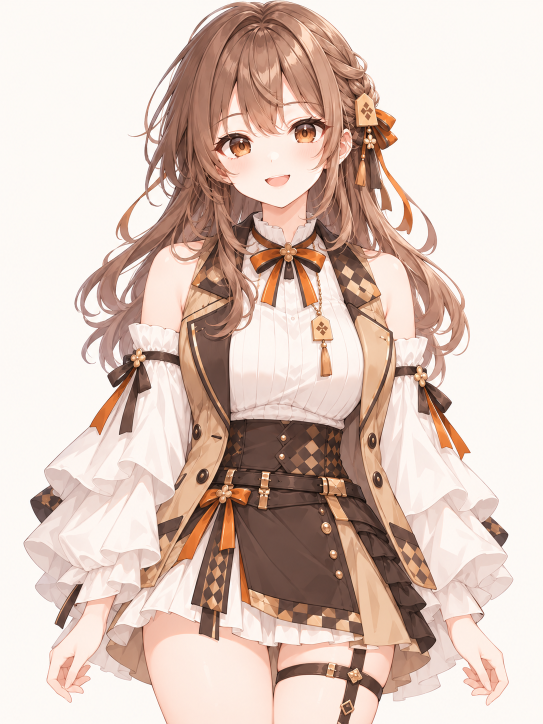
#> input picture assets/original/koma_confirmed.png, 1086 x 1448 px (shown at 1/2 size)
$ python build_expression_v2.py
#> lines starting #> are read from the running program, lines starting #| are printed output that depends on the picture; after the words box and inside, x2 and y2 are one past the last pixel; in counts of white or black regions, pixels touching at a corner belong together
### scripts/build_psd.py
#!/usr/bin/env python3
"""AI-assisted first-pass part separation for the approved VTuber illustration.

Produces 26 named, editable PSD layers. Regions are approximate polygons and
are NOT yet ready to deform in Live2D Cubism. Concealed art is not reconstructed.
"""
import argparse
import csv
import json
from pathlib import Path
import cv2
import numpy as np
from PIL import Image
from psd_writer import write_psd

ROOT = Path(__file__).resolve().parents[1]

def extract_foreground(rgb):
    """Find connected paper-colored background pixels from image borders."""
    h, w = rgb.shape[:2]
    edge = np.concatenate((rgb[:30].reshape(-1,3),rgb[:,:30].reshape(-1,3),rgb[:,-30:,:].reshape(-1,3)))
    sample = np.median(edge,axis=0).astype(np.uint8)
    lab = cv2.cvtColor(rgb, cv2.COLOR_RGB2LAB)
    bg = cv2.cvtColor(sample.reshape(1,1,3),cv2.COLOR_RGB2LAB)[0,0]
    candidate = (np.linalg.norm(lab.astype(np.float32)-bg.astype(np.float32),axis=2)<20).astype(np.uint8)
    _, labels = cv2.connectedComponents(candidate, connectivity=8)
    ids = np.unique(np.r_[labels[0],labels[-1],labels[:,0],labels[:,-1]])
    return np.where((candidate>0)&np.isin(labels,ids),0,255).astype(np.uint8)

# [44 lines left out: functions load_labels, build, not called in this run]

# [7 lines that do not run on import are left out]

### scripts/build_expression_v2.py
#!/usr/bin/env python3
"""Refine only the closed-eye/closed-mouth PSD layers of the confirmed VTuber art.

Open states preserve the original illustration. The closed expressions use
hand-controlled SVG curves plus local skin reconstruction, not new AI renders.
This is expression artwork, not an exported Live2D Cubism rig.
"""
import argparse
import json
from io import BytesIO
from pathlib import Path
import cv2
import cairosvg
import numpy as np
from PIL import Image
from scipy.ndimage import gaussian_filter
from build_psd import extract_foreground, load_labels
from psd_writer import write_psd

ROOT = Path(__file__).resolve().parents[1]
SIZE = (1086, 1448)
FEATURES = {
 "eye_screen_left": [(372,287),(379,268),(406,248),(438,244),(473,247),(503,257),(518,279),(519,301),(500,325),(464,338),(422,338),(385,320),(371,305)],
 "eye_screen_right": [(553,263),(563,240),(582,224),(605,219),(630,222),(656,238),(668,260),(664,281),(650,298),(606,304),(574,290)],
 "mouth": [(482,354),(498,339),(533,334),(562,332),(586,339),(598,350),(595,373),(576,391),(543,396),(509,392),(487,379)]
}
ART = {
"eye_screen_left": '''<path d="M403 311 C426 305 468 304 490 312" fill="none" stroke="#bd7f77" stroke-width="1.2" opacity=".34"/>
<path d="M403 307 C425 302 465 303 486 309" fill="none" stroke="#ffe9dd" stroke-width="1.15" opacity=".68"/>
<path d="M387 302 C407 292 434 285 458 284 C480 284 494 292 503 298" fill="none" stroke="#593937" stroke-width="3.4" stroke-linecap="round" opacity=".95"/>
<path d="M389 300 Q382 300 377 293 Q386 295 397 296 Z" fill="#69413b" opacity=".96"/>
<path d="M398 296 Q391 292 389 285 Q397 291 405 293 Z" fill="#634039" opacity=".87"/>
<path d="M412 290 Q407 287 406 283 Q414 288 419 289 Z" fill="#78504a" opacity=".82"/>''',
"eye_screen_right": '''<path d="M571 291 C595 284 620 286 639 294" fill="none" stroke="#bd8077" stroke-width="1.2" opacity=".35"/>
<path d="M575 289 C594 286 619 289 636 294" fill="none" stroke="#ffeadc" stroke-width="1.1" opacity=".66"/>
<path d="M564 278 C580 265 598 258 617 259 C630 260 642 267 654 275" fill="none" stroke="#573735" stroke-width="3.4" stroke-linecap="round" opacity=".96"/>
<path d="M643 268 Q652 267 657 260 Q656 269 651 273 Z" fill="#573733" opacity=".9"/>
<path d="M632 262 Q640 260 643 255 Q644 262 639 267 Z" fill="#66413a" opacity=".85"/>
<path d="M621 258 Q626 255 630 249 Q631 257 628 262 Z" fill="#80554a" opacity=".82"/>''',
"mouth": '''<path d="M498 359 C506 367 522 373 542 369 C554 367 562 360 571 354 C568 360 557 368 543 372 C524 376 505 369 498 359 Z" fill="#a75e5b" opacity=".86"/>
<path d="M503 362 C523 373 548 371 567 356" fill="none" stroke="#98514f" stroke-width="1.35" opacity=".92"/>
<path d="M506 363 C523 371 545 370 561 361" fill="none" stroke="#d78e87" stroke-width="1.5" opacity=".45"/>
<path d="M516 381 Q535 386 549 379" fill="none" stroke="#f6c6ba" stroke-width="2.1" opacity=".58"/>
<path d="M520 384 Q534 388 545 383" fill="none" stroke="#fff2e9" stroke-width="1" opacity=".66"/>'''
}

def masks_of(w,h):
    out={}
    for name,polygon in FEATURES.items():
        arr=np.asarray(polygon,dtype=np.float32)*[w/SIZE[0],h/SIZE[1]]
        mask=np.zeros((h,w),dtype=np.uint8)
        cv2.fillPoly(mask,[np.rint(arr).astype(np.int32)],255)
        out[name]=mask
    return out

def repaired_skin(rgb,masks):
    h,w=rgb.shape[:2]
    yy,xx=np.ogrid[:h,:w]
    occupied=np.maximum.reduce(list(masks.values()))
    excl=cv2.dilate(occupied,cv2.getStructuringElement(cv2.MORPH_ELLIPSE,(19,19)))
    r,g,b=[rgb[:,:,i].astype(np.float32) for i in range(3)]
    skin=(r>198)&(g>152)&(b>135)&(r-g>6)&(g-b>3)&(r-b>21)
    face=(xx>350*w/SIZE[0])&(xx<689*w/SIZE[0])&(yy>218*h/SIZE[1])&(yy<420*h/SIZE[1])
    valid=(skin&face&(excl==0)).astype(np.float32)
    sigma=24*w/SIZE[0]
    d=gaussian_filter(valid,sigma)+1e-6
    field=np.stack([gaussian_filter(rgb[:,:,i].astype(np.float32)*valid,sigma)/d for i in range(3)],axis=-1)
    field[:,:,1]=np.clip(field[:,:,1]+5,0,255)
    field[:,:,2]=np.clip(field[:,:,2]+7,0,255)
    canvas=rgb.astype(np.float32).copy()
    for mask in masks.values():
        distance=cv2.distanceTransform(mask,cv2.DIST_L2,5)
        t=np.clip(distance/(12*w/SIZE[0]),0,1)
        t=t*t*(3-2*t)
        canvas=canvas*(1-t[:,:,None])+field*t[:,:,None]
    return np.rint(np.clip(canvas,0,255)).astype(np.uint8)

def artwork(w,h):
    result={}
    for name,parts in ART.items():
        svg='<svg xmlns="http://www.w3.org/2000/svg" viewBox="0 0 1086 1448">'+parts+'</svg>'
        png=cairosvg.svg2png(bytestring=svg.encode(),output_width=w,output_height=h)
        result[name]=np.asarray(Image.open(BytesIO(png)).convert("RGBA"),dtype=np.uint8)
    return result

def over(canvas,layer):
    output=canvas.copy()
    a=layer[:,:,3:4].astype(np.float32)/255
    output[:,:,:3]=np.rint(canvas[:,:,:3].astype(np.float32)*(1-a)+layer[:,:,:3].astype(np.float32)*a).astype(np.uint8)
    output[:,:,3]=np.rint(canvas[:,:,3].astype(np.float32)+layer[:,:,3].astype(np.float32)*(1-canvas[:,:,3].astype(np.float32)/255)).astype(np.uint8)
    return output

def generate(source,output):
    rgb=np.asarray(Image.open(source).convert("RGB"),dtype=np.uint8)
#> rgb is the input picture: shape (1448, 1086, 3); mean R, G, B 219.4, 198.2, 187.7
    h,w=rgb.shape[:2];output.mkdir(parents=True,exist_ok=True)
#> after `h, w = rgb.shape[:2]`: h = 1448; w = 1086
    alpha=extract_foreground(rgb)
#> in extract_foreground, `sample = np.median(edge,axis=0).astype(np.uint8)`: sample = [253, 249, 246]
#> in extract_foreground, `lab = cv2.cvtColor(rgb, cv2.COLOR_RGB2LAB)`: lab: shape (1448, 1086, 3); mean of channels 0, 1, 2 206.1, 134.6, 136.6
#> in extract_foreground, `bg = cv2.cvtColor(sample.reshape(1,1,3),cv2.COLOR_RGB2LAB)[0,0]`: bg = [250, 129, 130]
#> in extract_foreground, `candidate = (np.linalg.norm(lab.astype(np.float32)-bg.astype(np.float3..`:
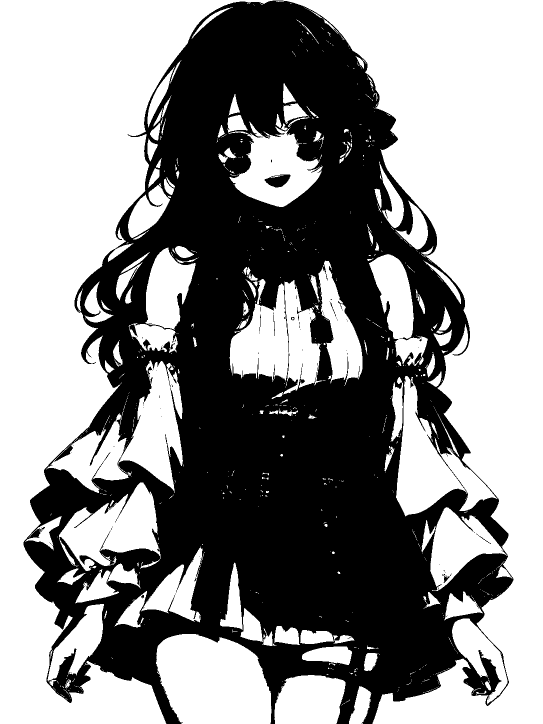
#> candidate: shape (1448, 1086) (shown at 1/2 size); values 0 (black) and 1 (white), 56.3% white; 117 black regions (106 under 20 px), largest, box (x1, y1, x2, y2) and area: (47, 1, 1027, 1448) 684927, (529, 349, 581, 375) 867, (887, 1147, 904, 1166) 86
#> in extract_foreground, `_, labels = cv2.connectedComponents(candidate, connectivity=8)`:
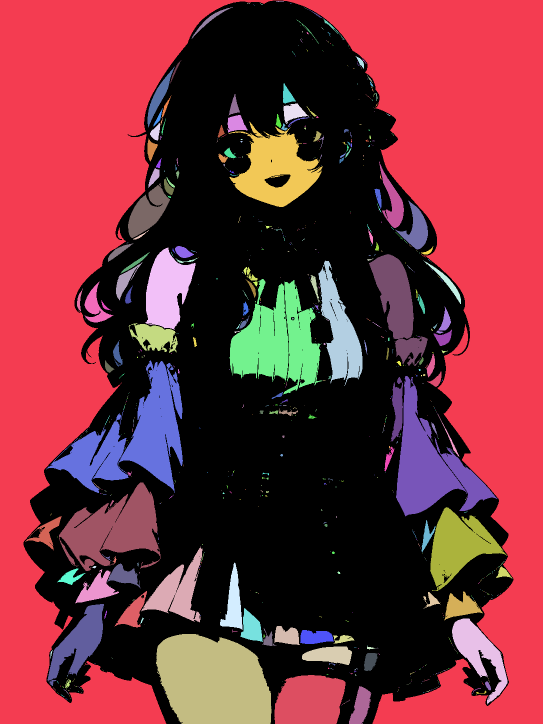
#> labels: shape (1448, 1086) int32 (shown at 1/2 size); 798 distinct labels, from 0 to 797; one colour per label, 0 black
#> in extract_foreground, `ids = np.unique(np.r_[labels[0],labels[-1],labels[:,0],labels[:,-1]])`: ids = [0, 1, 663, 722, 754]
#> in extract_foreground, `return np.where((candidate>0)&np.isin(labels,ids),0,255).astype(np.uin..`:
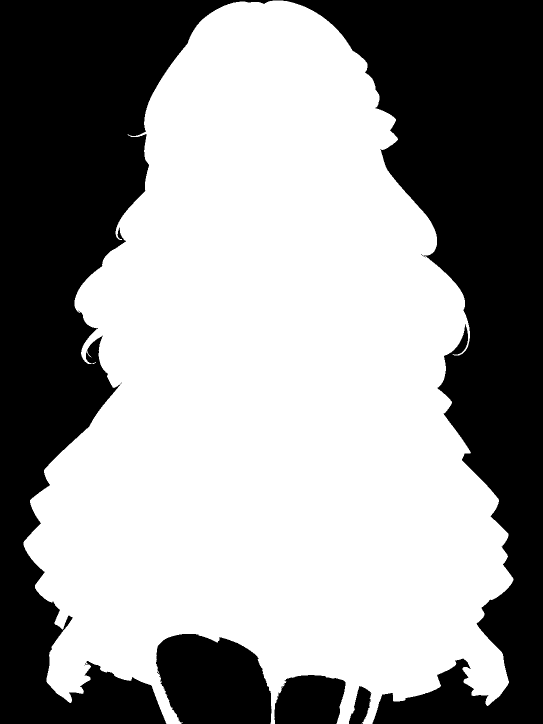
#> returned value: shape (1448, 1086) (shown at 1/2 size); 58.8% white; 4 black regions, box (x1, y1, x2, y2) and area: (0, 0, 1086, 1448) 599781, (312, 1268, 543, 1448) 33908, (549, 1350, 691, 1448) 11921, (698, 1372, 743, 1448) 2015
    original=np.dstack((rgb,alpha))
    masks=masks_of(w,h)
#> after the loop in masks_of, `for name,polygon in FEATURES.items():`:
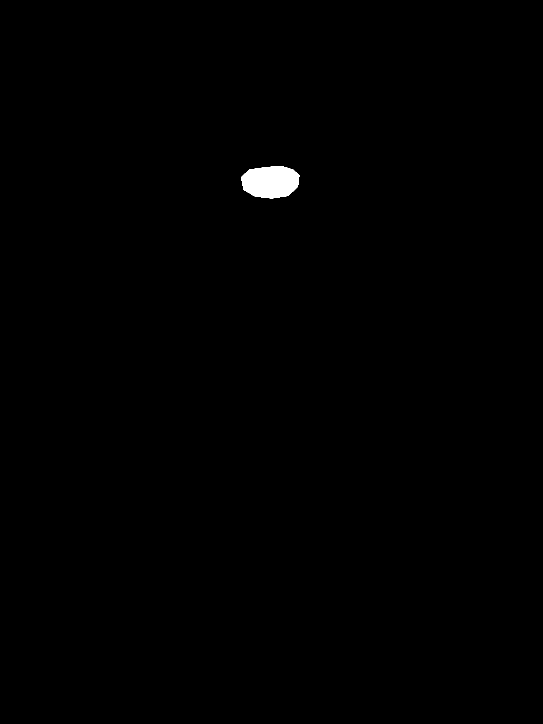
#> mask: shape (1448, 1086) (shown at 1/2 size); 0.38% white; 1 white region, box (x1, y1, x2, y2) and area: (482, 332, 599, 397) 6010
    base_rgb=repaired_skin(rgb,masks)
#> in repaired_skin, `excl=cv2.dilate(occupied,cv2.getStructuringElement(cv2.MORPH_ELLIPSE,(..`: occupied: shape (1448, 1086); 1.6% white; 3 white regions, box (x1, y1, x2, y2) and area: (371, 244, 520, 339) 11264, (553, 219, 669, 305) 7332, (482, 332, 599, 397) 6010
#> in repaired_skin, `r,g,b=[rgb[:,:,i].astype(np.float32) for i in range(3)]`:
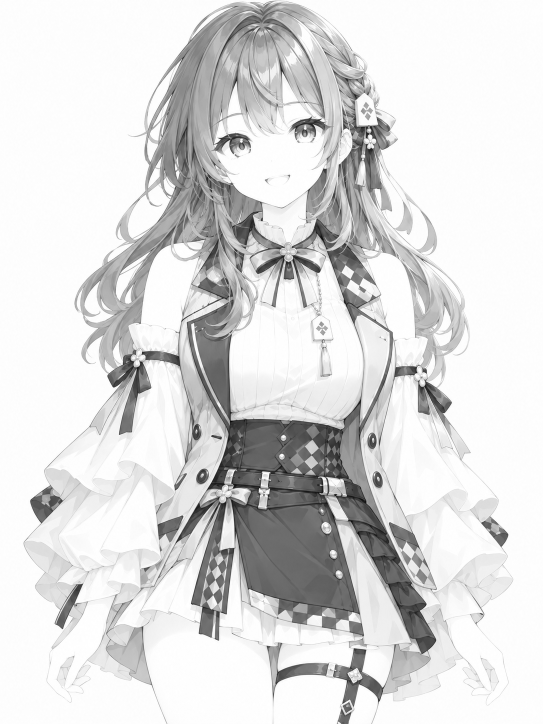
#> r: shape (1448, 1086) float32 (shown at 1/2 size); min 0, max 255, mean 219.4
#> in repaired_skin, `r,g,b=[rgb[:,:,i].astype(np.float32) for i in range(3)]`:
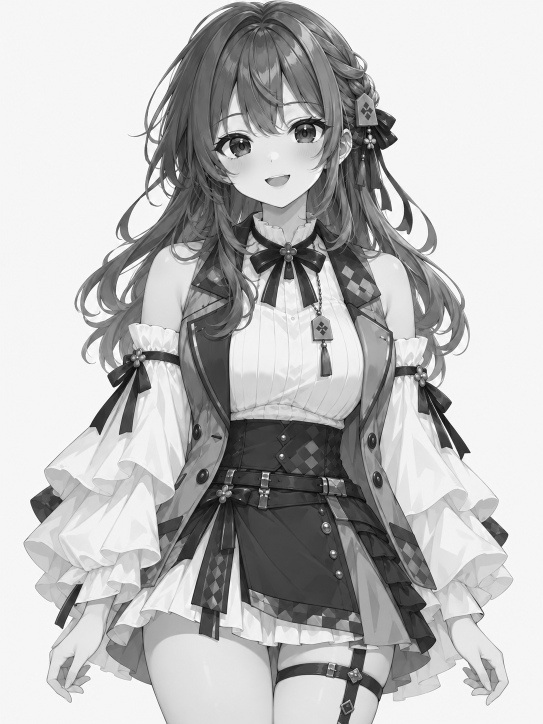
#> b: shape (1448, 1086) float32 (shown at 1/2 size); min 0, max 255, mean 187.7
#> in repaired_skin, `skin=(r>198)&(g>152)&(b>135)&(r-g>6)&(g-b>3)&(r-b>21)`: skin: shape (1448, 1086) bool; 24.1% white; 2088 white regions (1835 under 20 px), largest, box (x1, y1, x2, y2) and area: (48, 740, 822, 1448) 157914, (760, 750, 1027, 1412) 54087, (459, 476, 727, 857) 31602
#> in repaired_skin, `valid=(skin&face&(excl==0)).astype(np.float32)`: valid: shape (1448, 1086) float32; values 0 (black) and 1 (white), 0.62% white; 79 white regions (55 under 20 px), largest, box (x1, y1, x2, y2) and area: (495, 226, 653, 415) 5008, (525, 387, 614, 420) 1142, (652, 285, 689, 394) 1019
#> in repaired_skin, `field=np.stack([gaussian_filter(rgb[:,:,i].astype(np.float32)*valid,si..`:
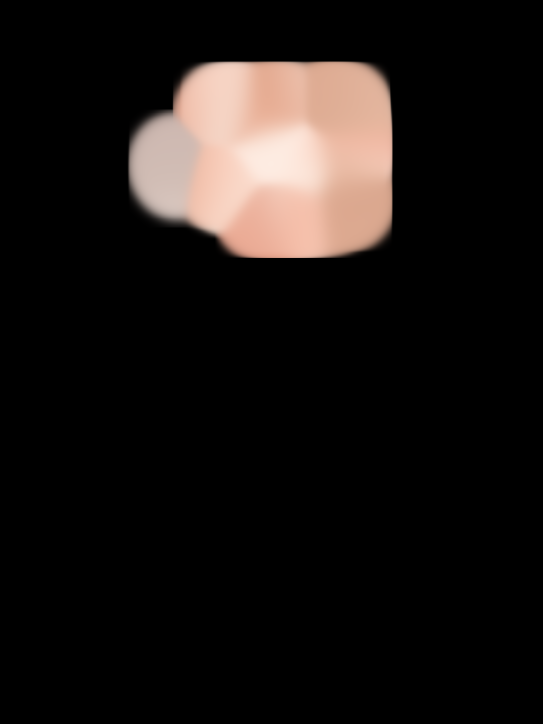
#> field: shape (1448, 1086, 3) float32 (shown at 1/2 size); mean R, G, B 25.6, 21, 19
    base=np.dstack((base_rgb,alpha))
    drawings=artwork(w,h)
    opens={name:np.dstack((rgb,np.minimum(mask,alpha))) for name,mask in masks.items()}
    cfg=json.loads((ROOT/"config/koma_regions.json").read_text(encoding="utf-8"))
    labels,names=load_labels(w,h,cfg)
    body=[]
    for index,name in enumerate(names):
        a=np.where(labels==index,alpha,0).astype(np.uint8)
        if np.any(a): body.append((name,np.dstack((rgb,a))))
    layers=[]
    for name in FEATURES:
        layers.extend([(name+".open",opens[name]),(name+".closed",drawings[name])])
    occupied=np.maximum.reduce(list(masks.values()))
    layers.append(("facial_skin_reconstruction",np.dstack((base_rgb,np.minimum(occupied,alpha)))))
    layers+=list(reversed(body))
    psd=output/"koma_expression_refined.psd"
    write_psd(psd,original,layers,hidden_names=[name for name,_ in layers if name.endswith(".closed")])
    def expression(selected):
        image=base.copy()
        for name in FEATURES:
            image=over(image,drawings[name] if name in selected else opens[name])
        return image
    opened=expression(set())
    assert np.array_equal(opened[alpha==255],original[alpha==255]), "Initial expression changed"
    previews={"initial_open":set(),"closed_eyes":{"eye_screen_left","eye_screen_right"},
              "closed_mouth":{"mouth"},"closed_both":set(FEATURES)}
    for name,selected in previews.items():
        Image.fromarray(expression(selected)).save(output/(name+"_preview.png"))
    panel=Image.new("RGB",(1400,840),(255,248,245))
    for i,name in enumerate(previews):
        im=Image.open(output/(name+"_preview.png")).convert("RGBA")
        im=im.crop((340,210,690,420)).resize((700,420))
        tile=Image.new("RGBA",im.size,(255,248,245,255))
        tile.alpha_composite(im)
        panel.paste(tile.convert("RGB"),((i%2)*700,(i//2)*420))
    panel.save(output/"expression_comparison.png")
    report={"version":"v2-refined-closed-eyes-mouth","source":source.name,"resolution":[w,h],
            "layer_count":len(layers),"open_expression_matches_original":True,
            "changes":["closed left eye","closed right eye","closed mouth"],
            "limitations":["Skin in-fill and lash artwork are algorithmic drafts.",
                           "No Live2D meshes or deformers have been created."]}
    (output/"build_info.json").write_text(json.dumps(report,ensure_ascii=False,indent=2)+"\n")
    print("Created",psd,"with",len(layers),"layers")

if __name__=="__main__":
    p=argparse.ArgumentParser()
    p.add_argument("source",type=Path,nargs="?",default=ROOT/"assets/original/koma_confirmed.png")
    p.add_argument("--output",type=Path,default=ROOT/"assets/parts/v2")
    args=p.parse_args()
    generate(args.source,args.output)
#> (the call stopped at in artwork, `png=cairosvg.svg2png(bytestring=svg.encode(),output_width=w,output_hei..`: cairosvg is not available in this run)
